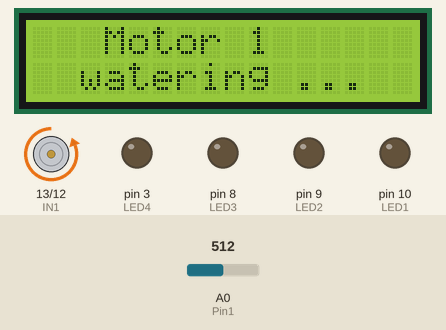
A sketch run on a simulated Arduino Uno, built with avr-gcc and run on an emulated ATmega328P. Parts: 16×2 character LCD, motor-driver pin pairs drawn as motors (green arrow = first pin HIGH = forward, orange = second pin HIGH = backward, longer = more drive), output pins drawn as LEDs (lit = HIGH). Inputs (shaded band) come from the test bench; at power-on: A0 (Pin1) = 512.

Above: at 1.7 s.
1.8 s: A0 (Pin1) set to 454
At 6.9 s:
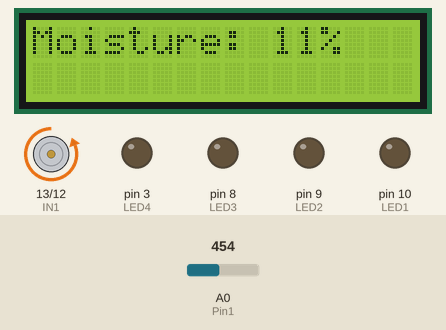
11.0 s: A0 (Pin1) set to 429
At 15.7 s:
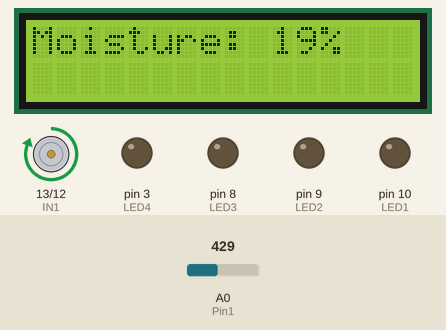
18.0 s: A0 (Pin1) set to 450
At 22.6 s:
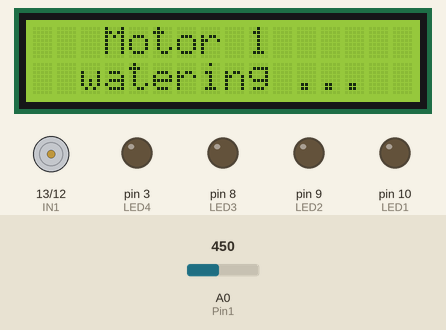
30.2 s: A0 (Pin1) set to 430
At 45.8 s:
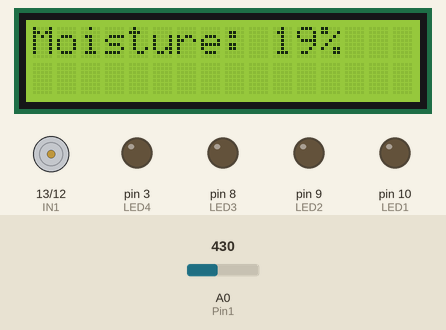
Timing chart, 0 to 46.1 s (numbered marks = the images above; inputs shaded):
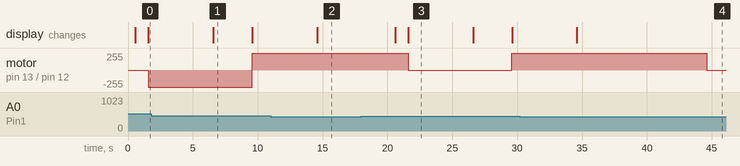

Measured:
- the behaviour switches between 441 and 440 on A0 (Pin1) (found by bisection; images 1 and 2)
- after the input at 11.0 s, pin 3 (LED4): stays LOW (without the input it goes to HIGH after 6.9 s); pin 8 (LED3): stays LOW (without the input it goes to HIGH after 6.8 s)
- after the input at 18.0 s, motor on pin 13 (IN1) / pin 12 (IN2): forward 255/255 → stopped after 3.6 s instead of 6.6 s; the display: first changes after 2.6 s (image 3 shows a later state)
- after the input at 30.2 s, pin 3 (LED4), pin 8 (LED3), pin 9 (LED2), pin 10 (LED1): stops changing and stays LOW; motor on pin 13 (IN1) / pin 12 (IN2): forward 255/255 → stopped after 14.4 s instead of 7.4 s
- what the display in image 1 shows lasts 3.0 s, from 6.6 s to 9.6 s
- what the display in image 3 shows lasts 5.0 s, from 21.6 s to 26.6 s

The sketch:

6_2_Refactored.ino
```cpp
/*
 * Output on LCD: "Moisture: <percent>%"
 */
//https://www.youtube.com/watch?v=AQIayZgeqq4
#include <LiquidCrystal.h>
#include <string.h>

LiquidCrystal lcd(1, 2, 4, 5, 6, 7);

//initializing connection between relay and Arduino
int IN1 = 13;
int IN2 = 12;

//initiliazing connection between the moisture sensor and Arduino
unsigned long ms_since_pump_tunred_on = 0;
const int threshold = 440;
int Pin1 = A0;
float sensor_1_val = 0;
int low_moisture = 488;
int high_moisture = 183;
unsigned long seconds = 0;
unsigned long minutes = 0;
int hours = 0;
int days = 0;
bool is_watered_1 = false;
bool is_watered_2 = false;
bool is_first_tank_empty = false;
bool is_second_tank_empty = false;
int LED1 = 10;
int LED2 = 9;
int LED3 = 8;
int LED4 = 3;

void setup() {
  // put your setup code here, to run once:
  pinMode(LED1, OUTPUT);
  pinMode(LED2, OUTPUT);
  pinMode(LED3, OUTPUT);
  pinMode(LED4, OUTPUT);
  lcd.begin(16,2);
  pinMode(IN1, OUTPUT);
  pinMode(IN2, OUTPUT);
  pinMode(Pin1, INPUT);
  digitalWrite(IN1, HIGH);
  digitalWrite(IN2, HIGH);
  delay(500);
}
void last_time_watered() {
  display("Last watered ", 0, true);
  display(String((millis() - ms_since_pump_tunred_on - 3000)/1000) + " seconds ago", 1, false);

}

void led_manager() {
  digitalWrite(LED1, HIGH);
  delay(100);
  digitalWrite(LED2, HIGH);
  delay(100);
  digitalWrite(LED3, HIGH);
  delay(100);
  digitalWrite(LED4, HIGH);
  delay(100);
  digitalWrite(LED1, LOW);
  delay(100);
  digitalWrite(LED2, LOW);
  delay(100);
  digitalWrite(LED3, LOW);
  delay(100);
  digitalWrite(LED4, LOW);
  delay(100);
}

void pump_manager() {
  int garland_counter = 0;
  sensor_1_val = analogRead(Pin1);
  display("Moisture: " + get_percent() + "%", 0, true);
  delay(1000);

  if(sensor_1_val > threshold) {  //if the soil is dry then we open the relay, if wet, close the relay
    if(is_first_tank_empty == true) { //if the tank is empty, there is no need to turn the pump on in vain
      digitalWrite(IN1, HIGH); // turn off the pump One: the tank 1 is empty
    }
    else {
       digitalWrite(IN1, LOW); //turn on the pump One
       is_watered_1 = true;
       display ("   Motor 1", 0, true);
       display ("  watering ...", 1, false);
       delay(5000);
    }
    } else {
      digitalWrite(IN1, HIGH); // turn off the pump One the soil is wet
    }

    sensor_1_val = analogRead(Pin1);
    display("Moisture: " + get_percent() + "%", 0, true);
    delay(3000);

    //-----------check if water tank #2 is empty---------//
    if(is_watered_1 && sensor_1_val > threshold) {  //if the pump was working but the soil remained as dry as before
        is_first_tank_empty = true;
        digitalWrite(IN1, HIGH); //turn off the pump One
        digitalWrite(IN2, LOW); //turn on the Pump Two
        is_watered_2 = true;
        display ("   Motor 2", 0, true);
        display ("  watering ...", 1, false);
        delay(5000);
        sensor_1_val = analogRead(Pin1);
        display("Moisture: " + get_percent() + "%", 0, true);
        delay(3000);
        if (is_watered_2 && sensor_1_val > threshold) { //if the second water tank is empty as well, we turn the water pump off
          digitalWrite(IN2, HIGH); //turn off the pump Two
          is_second_tank_empty = true;
        }
    }else { //soil is wet
      digitalWrite(IN2, HIGH); //turn off the pump Two: the soil is wet
    }


  while (is_second_tank_empty && is_first_tank_empty && garland_counter < 5) {
    tone(11, 1000, 500);
    led_manager();
    display("    WARNING", 0, true);
    led_manager();
    display("Both tanks empty", 1, false);
    led_manager();
    garland_counter += 1;
    delay(1000);
  }

  //let's give the pumps and the tanks a new chance
  is_first_tank_empty = false;
  is_watered_1 = false;
  is_second_tank_empty = false;
  is_watered_2 = false;
  garland_counter = 0;
}

String get_percent() {
  int percent = 0;
  percent = map(sensor_1_val, low_moisture, high_moisture, 0, 100);
  String percent_as_str = String(percent);
  return percent_as_str;
}

void display(String message, int row, bool isClear){
   if(isClear){
    lcd.clear();
   }
   lcd.setCursor(0,row);
   lcd.print(message);
}


void loop() {
  pump_manager();
  delay(3000);
}
```
